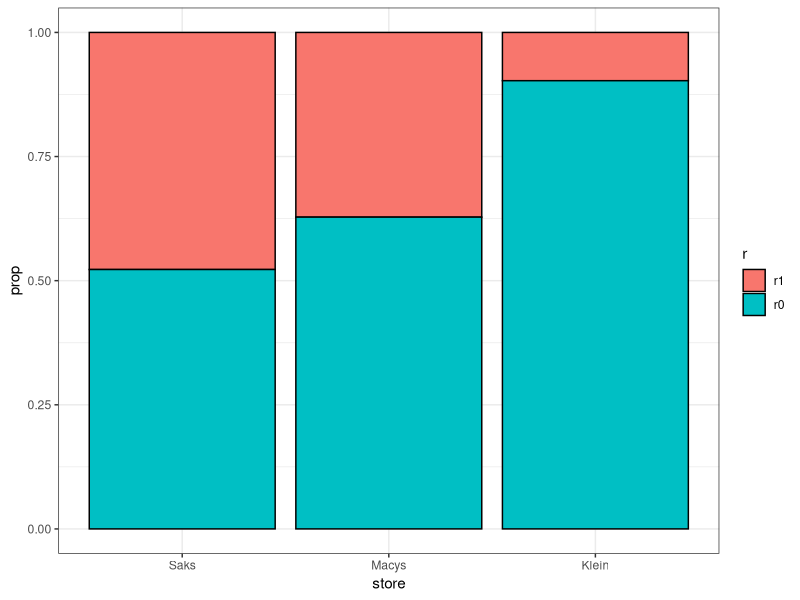
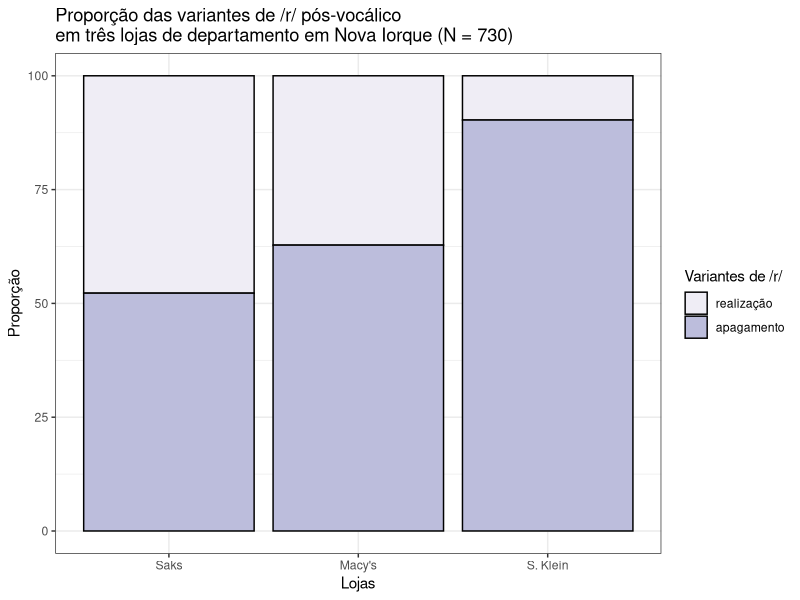
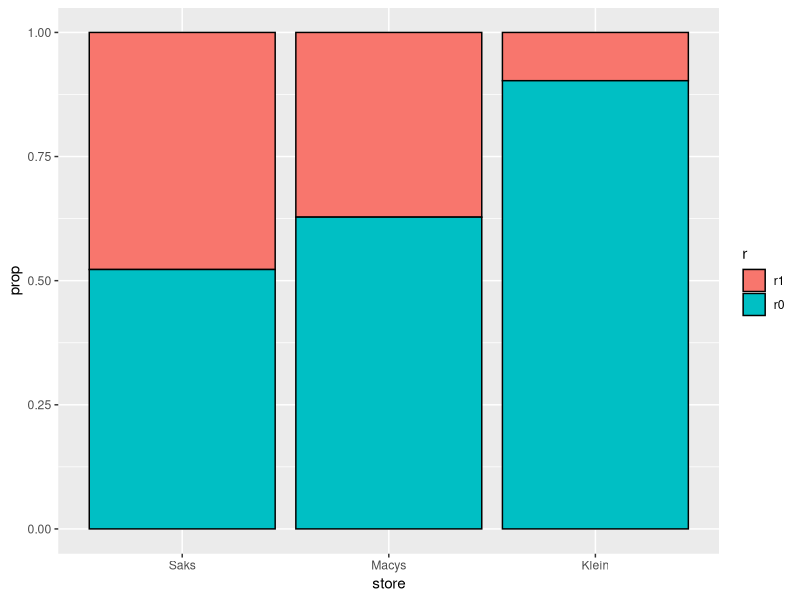
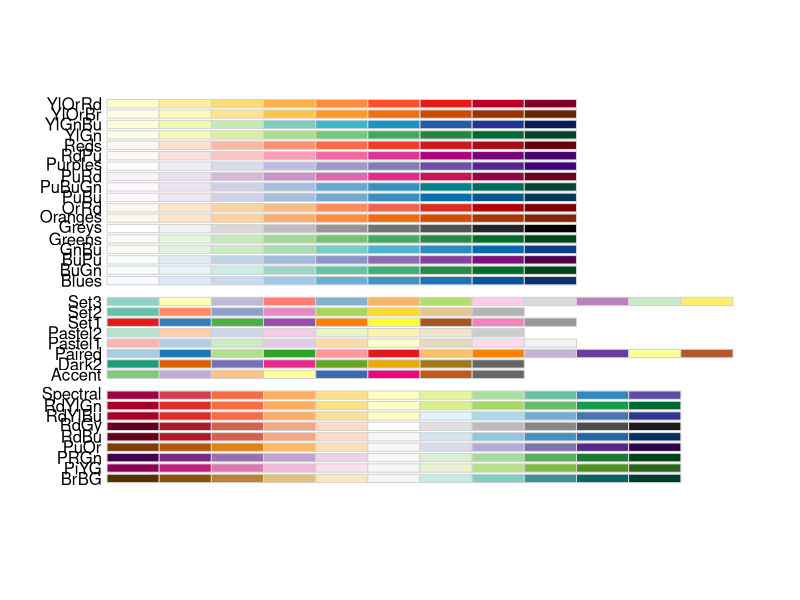
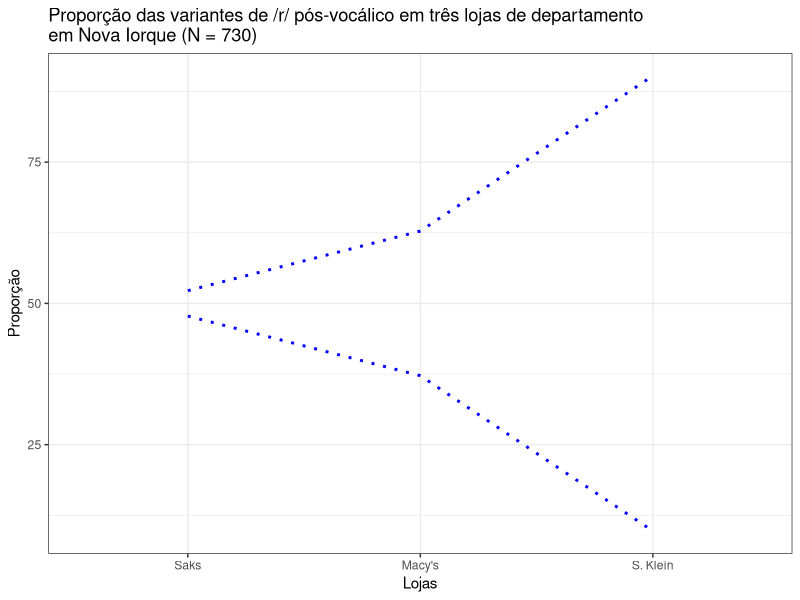
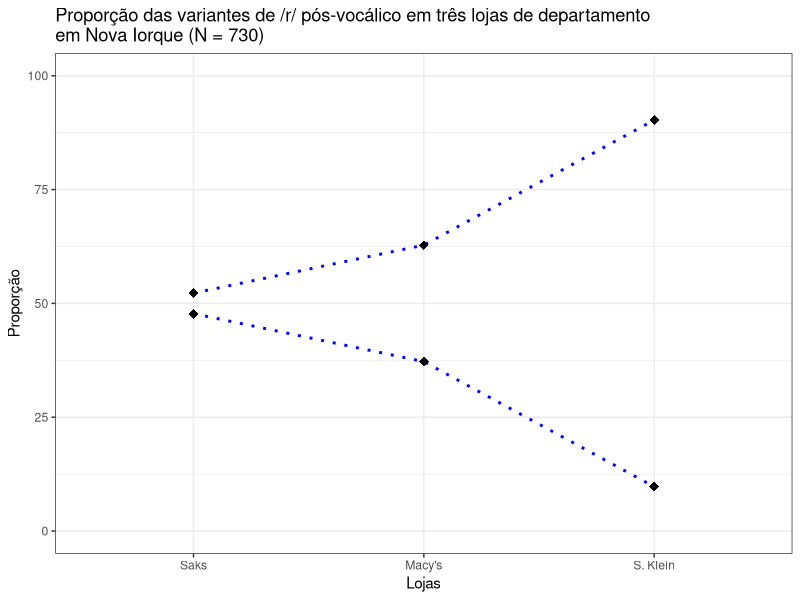
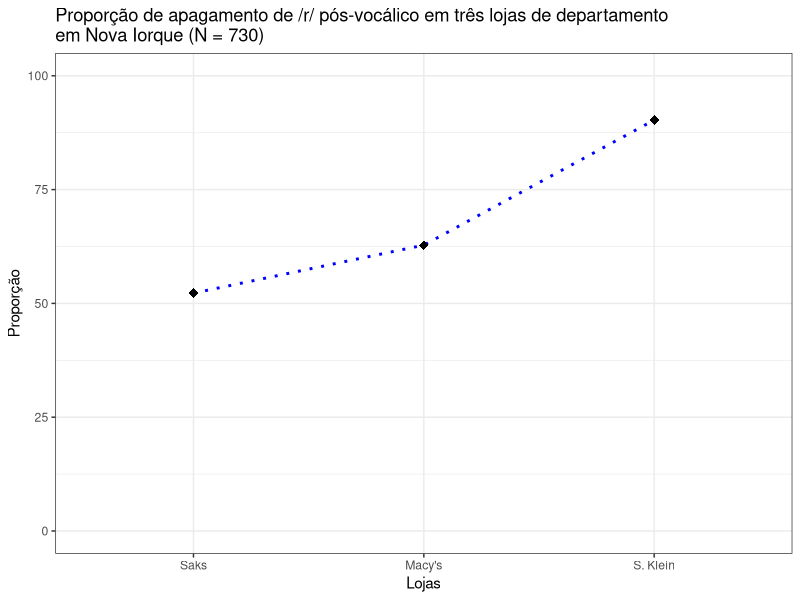

R code for these plots, in order:
#################################################################
### Introdução à Estatística para Linguística, v2.0, fev/2021 ###
######                     L. Oushiro                      ######
######       Lição 05: Variaveis Nominais - Gráficos       ######
#################################################################

# O hashtag é o caractere de comentário. Tudo que é escrito depois dele é ignorado pelo R. Use-o para fazer anotações que achar necessárias. 

# Para rodar uma linha de comando a partir do script, posicione o cursor em qualquer ponto do comando e pressione CTRL + ENTER. Para rodar uma linha de comando diretamente no Console, pressione ENTER. 

# Leia as instruções no Console e digite as linhas de comando na linha logo abaixo ao texto resumido neste script. Para a maioria dos comandos, você precisará digitá-lo por completo. Atente-se à digitação! Algumas linhas de comando estão parcialmente digitadas, e você precisará fazer modificações em pontos específicos  (_) para torná-la legível ao R. Outras podem já estar prontas (*). Questões de múltipla escolha devem ser respondidas diretamente no Console.


# (2%) Carregar pacote tidyverse
library(tidyverse)

# (4%) Carregar pacote RColorBrewer
library(RColorBrewer)

# Definir diretório de trabalho com setwd()
setwd("~/Dropbox/_R/swirl/Introducao_a_Estatistica_para_Linguistas/data")

# Carregar dataframe ds com dados de Labov
ds <- read_csv("LabovDS.csv", col_types = cols(.default = col_factor()))

# Excluir dados duvidosos `d` 
ds2 <- ds %>%
    filter(r != "d") %>%
    droplevels()

# Visualizar estrutura de ds
str(ds2)

# Tabular frequências e proporções da variável store pela variável r
df.store <- ds2 %>% 
    count(store, r) %>%
    group_by(store) %>%
    mutate(prop = prop.table(n))

#### Gráficos de barras ####
# (11%) Visualizar df.store 
df.store

# (64%)
#png("figura.png")  

# (13%*, 30%_, 36%_, 38%_, 40%_, 45%_, 49%_, 60%_, 66%*) Plotar gráfico de barras
ggplot(df.store, aes(x = store, y = prop, fill = r)) + 
    geom_bar(stat = "identity", color = "black") + 
#    ggtitle("") +
#    labs(x = "", y = "", fill = "") + 
#    scale_x_discrete() + 
#    scale_fill_brewer(palette = "") + 
    theme_bw()

#resposta
ggplot(df.store, aes(x = store, y = prop * 100, fill = r)) + 
    geom_bar(stat = "identity", color = "black") + 
    ggtitle("Proporção das variantes de /r/ pós-vocálico \nem três lojas de departamento em Nova Iorque (N = 730)") +
    labs(x = "Lojas", y = "Proporção", fill = "Variantes de /r/") + 
    scale_x_discrete(labels = c("Saks", "Macy's", "S. Klein")) + 
    scale_fill_brewer(palette = "Purples", labels = c("realização", "apagamento")) + 
    theme_bw()

# (68%)
#dev.off()

# (26% -- não rodar!) Outro modo de definir os parâmetros estéticos: aes() em geom_bar()
ggplot(df.store) +
    geom_bar(aes(x = store, y = prop, fill = r), stat = "identity", color = "black")

# (57%) Paleta de cores do RColorBrewer
display.brewer.all()

### Gráfico de Linhas####

# (83%*, 85%_, 87%_) Plotar gráfico de linhas
ggplot(df.store, aes(x = store, y = prop * 100, group = r)) + 
    geom_line(linetype = "dotted", size = 1, color = "blue") + 
#    geom_point(shape = , size = , fill = "") + 
    ggtitle("Proporção das variantes de /r/ pós-vocálico em três lojas de departamento \nem Nova Iorque (N = 730)") +
    labs(x = "Lojas", y = "Proporção", fill = "Variantes de /r/") + 
    scale_x_discrete(labels = c("Saks", "Macy's", "S. Klein")) + 
#    ylim() +
    theme_bw()

#resposta:
ggplot(df.store, aes(x = store, y = prop * 100, group = r)) + 
    geom_line(linetype = "dotted", size = 1, color = "blue") + 
    geom_point(shape = 18, size = 3, fill = "black") + 
    ggtitle("Proporção das variantes de /r/ pós-vocálico em três lojas de departamento \nem Nova Iorque (N = 730)") +
    labs(x = "Lojas", y = "Proporção", fill = "Variantes de /r/") + 
    scale_x_discrete(labels = c("Saks", "Macy's", "S. Klein")) + 
    ylim(0, 100) +
    theme_bw()

# (89%-91%) Plotar gráfico de linhas apenas com dados de r0
df.store %>%
    filter(r == "r0") %>%
    ggplot(., aes(x = store, y = prop * 100, group = r)) + 
    geom_line(linetype = "dotted", size = 1, color = "blue") + 
    geom_point(shape = 18, size = 3, fill = "black") + 
    ggtitle("Proporção de apagamento de /r/ pós-vocálico em três lojas de departamento \nem Nova Iorque (N = 730)") +
    labs(x = "Lojas", y = "Proporção", fill = "Variantes de /r/") + 
    scale_x_discrete(labels = c("Saks", "Macy\'s", "S. Klein")) + 
    ylim(0, 100) +
    theme_bw()
    
### Mais sobre como exportar gráficos ###
# Definir arquivo a ser exportado
png("figura.png",
    width = 480,
    height = 480,
    units = "px",
    res = 300) #a resolução pode ser mudada aqui

# Plotar figura

# Fechar o dispositivo de exportação de figuras
dev.off()


